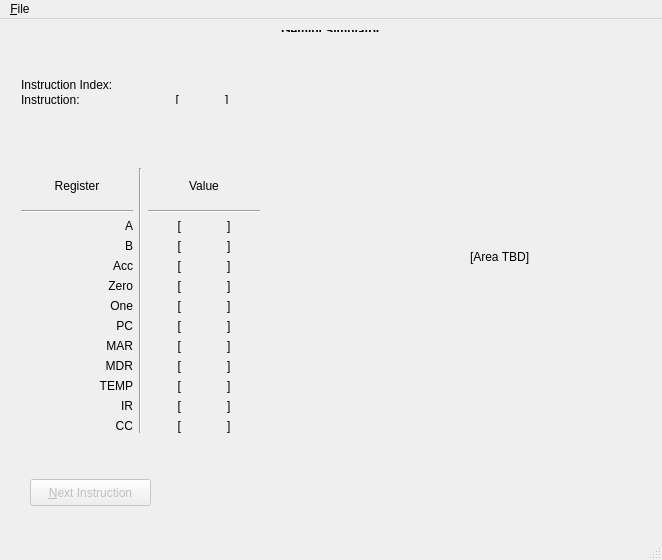
<?xml version="1.0" encoding="UTF-8"?>
<ui version="4.0">
 <class>gemini</class>
 <widget class="QMainWindow" name="gemini">
  <property name="geometry">
   <rect>
    <x>0</x>
    <y>0</y>
    <width>662</width>
    <height>560</height>
   </rect>
  </property>
  <property name="minimumSize">
   <size>
    <width>484</width>
    <height>375</height>
   </size>
  </property>
  <property name="maximumSize">
   <size>
    <width>16777215</width>
    <height>16777215</height>
   </size>
  </property>
  <property name="windowTitle">
   <string>gemini</string>
  </property>
  <property name="animated">
   <bool>true</bool>
  </property>
  <widget class="QWidget" name="centralWidget">
   <property name="minimumSize">
    <size>
     <width>0</width>
     <height>383</height>
    </size>
   </property>
   <property name="layoutDirection">
    <enum>Qt::LeftToRight</enum>
   </property>
   <widget class="QWidget" name="verticalLayoutWidget">
    <property name="geometry">
     <rect>
      <x>0</x>
      <y>0</y>
      <width>661</width>
      <height>24</height>
     </rect>
    </property>
    <layout class="QVBoxLayout" name="verticalLayout">
     <property name="sizeConstraint">
      <enum>QLayout::SetNoConstraint</enum>
     </property>
     <item>
      <layout class="QHBoxLayout" name="horizontalLayout_2">
       <item>
        <spacer name="verticalSpacer_2">
         <property name="orientation">
          <enum>Qt::Vertical</enum>
         </property>
         <property name="sizeHint" stdset="0">
          <size>
           <width>20</width>
           <height>40</height>
          </size>
         </property>
        </spacer>
       </item>
       <item>
        <spacer name="horizontalSpacer">
         <property name="orientation">
          <enum>Qt::Horizontal</enum>
         </property>
         <property name="sizeHint" stdset="0">
          <size>
           <width>40</width>
           <height>20</height>
          </size>
         </property>
        </spacer>
       </item>
       <item>
        <widget class="QLabel" name="label">
         <property name="font">
          <font>
           <weight>75</weight>
           <bold>true</bold>
           <underline>true</underline>
          </font>
         </property>
         <property name="layoutDirection">
          <enum>Qt::LeftToRight</enum>
         </property>
         <property name="text">
          <string>Gemini Simulator</string>
         </property>
         <property name="scaledContents">
          <bool>false</bool>
         </property>
         <property name="alignment">
          <set>Qt::AlignCenter</set>
         </property>
        </widget>
       </item>
       <item>
        <spacer name="horizontalSpacer_2">
         <property name="orientation">
          <enum>Qt::Horizontal</enum>
         </property>
         <property name="sizeHint" stdset="0">
          <size>
           <width>40</width>
           <height>20</height>
          </size>
         </property>
        </spacer>
       </item>
       <item>
        <spacer name="verticalSpacer_3">
         <property name="orientation">
          <enum>Qt::Vertical</enum>
         </property>
         <property name="sizeHint" stdset="0">
          <size>
           <width>20</width>
           <height>40</height>
          </size>
         </property>
        </spacer>
       </item>
      </layout>
     </item>
    </layout>
   </widget>
   <widget class="QPushButton" name="pushButton">
    <property name="enabled">
     <bool>false</bool>
    </property>
    <property name="geometry">
     <rect>
      <x>30</x>
      <y>460</y>
      <width>121</width>
      <height>27</height>
     </rect>
    </property>
    <property name="text">
     <string>&amp;Next Instruction</string>
    </property>
   </widget>
   <widget class="QWidget" name="horizontalLayoutWidget_3">
    <property name="geometry">
     <rect>
      <x>10</x>
      <y>138</y>
      <width>261</width>
      <height>287</height>
     </rect>
    </property>
    <layout class="QHBoxLayout" name="horizontalLayout_4">
     <item>
      <layout class="QVBoxLayout" name="verticalLayout_7">
       <item>
        <widget class="QLabel" name="label_25">
         <property name="text">
          <string>Register</string>
         </property>
         <property name="alignment">
          <set>Qt::AlignCenter</set>
         </property>
        </widget>
       </item>
       <item>
        <widget class="Line" name="line_2">
         <property name="orientation">
          <enum>Qt::Horizontal</enum>
         </property>
        </widget>
       </item>
       <item>
        <layout class="QHBoxLayout" name="horizontalLayout">
         <item>
          <layout class="QVBoxLayout" name="verticalLayout_2">
           <item>
            <widget class="QLabel" name="label_6">
             <property name="text">
              <string>A</string>
             </property>
             <property name="alignment">
              <set>Qt::AlignRight|Qt::AlignTrailing|Qt::AlignVCenter</set>
             </property>
            </widget>
           </item>
           <item>
            <widget class="QLabel" name="label_13">
             <property name="text">
              <string>B</string>
             </property>
             <property name="alignment">
              <set>Qt::AlignRight|Qt::AlignTrailing|Qt::AlignVCenter</set>
             </property>
            </widget>
           </item>
           <item>
            <widget class="QLabel" name="label_7">
             <property name="text">
              <string>Acc</string>
             </property>
             <property name="alignment">
              <set>Qt::AlignRight|Qt::AlignTrailing|Qt::AlignVCenter</set>
             </property>
            </widget>
           </item>
           <item>
            <widget class="QLabel" name="label_9">
             <property name="text">
              <string>Zero</string>
             </property>
             <property name="alignment">
              <set>Qt::AlignRight|Qt::AlignTrailing|Qt::AlignVCenter</set>
             </property>
            </widget>
           </item>
           <item>
            <widget class="QLabel" name="label_8">
             <property name="text">
              <string>One</string>
             </property>
             <property name="alignment">
              <set>Qt::AlignRight|Qt::AlignTrailing|Qt::AlignVCenter</set>
             </property>
            </widget>
           </item>
           <item>
            <widget class="QLabel" name="label_4">
             <property name="text">
              <string>PC</string>
             </property>
             <property name="alignment">
              <set>Qt::AlignRight|Qt::AlignTrailing|Qt::AlignVCenter</set>
             </property>
            </widget>
           </item>
           <item>
            <widget class="QLabel" name="label_11">
             <property name="text">
              <string>MAR</string>
             </property>
             <property name="alignment">
              <set>Qt::AlignRight|Qt::AlignTrailing|Qt::AlignVCenter</set>
             </property>
            </widget>
           </item>
           <item>
            <widget class="QLabel" name="label_10">
             <property name="text">
              <string>MDR</string>
             </property>
             <property name="alignment">
              <set>Qt::AlignRight|Qt::AlignTrailing|Qt::AlignVCenter</set>
             </property>
            </widget>
           </item>
           <item>
            <widget class="QLabel" name="label_5">
             <property name="text">
              <string>TEMP</string>
             </property>
             <property name="alignment">
              <set>Qt::AlignRight|Qt::AlignTrailing|Qt::AlignVCenter</set>
             </property>
            </widget>
           </item>
           <item>
            <widget class="QLabel" name="label_3">
             <property name="text">
              <string>IR</string>
             </property>
             <property name="alignment">
              <set>Qt::AlignRight|Qt::AlignTrailing|Qt::AlignVCenter</set>
             </property>
            </widget>
           </item>
           <item>
            <widget class="QLabel" name="label_12">
             <property name="text">
              <string>CC</string>
             </property>
             <property name="alignment">
              <set>Qt::AlignRight|Qt::AlignTrailing|Qt::AlignVCenter</set>
             </property>
            </widget>
           </item>
          </layout>
         </item>
        </layout>
       </item>
      </layout>
     </item>
     <item>
      <widget class="Line" name="line_3">
       <property name="orientation">
        <enum>Qt::Vertical</enum>
       </property>
      </widget>
     </item>
     <item>
      <layout class="QVBoxLayout" name="verticalLayout_3">
       <item>
        <widget class="QLabel" name="label_2">
         <property name="text">
          <string>Value</string>
         </property>
         <property name="alignment">
          <set>Qt::AlignCenter</set>
         </property>
        </widget>
       </item>
       <item>
        <widget class="Line" name="line">
         <property name="orientation">
          <enum>Qt::Horizontal</enum>
         </property>
        </widget>
       </item>
       <item>
        <layout class="QHBoxLayout" name="horizontalLayout_3">
         <item>
          <layout class="QVBoxLayout" name="verticalLayout_5">
           <item>
            <widget class="QLabel" name="label_48">
             <property name="text">
              <string>[</string>
             </property>
             <property name="alignment">
              <set>Qt::AlignRight|Qt::AlignTrailing|Qt::AlignVCenter</set>
             </property>
            </widget>
           </item>
           <item>
            <widget class="QLabel" name="label_26">
             <property name="text">
              <string>[</string>
             </property>
             <property name="alignment">
              <set>Qt::AlignRight|Qt::AlignTrailing|Qt::AlignVCenter</set>
             </property>
            </widget>
           </item>
           <item>
            <widget class="QLabel" name="label_27">
             <property name="text">
              <string>[</string>
             </property>
             <property name="alignment">
              <set>Qt::AlignRight|Qt::AlignTrailing|Qt::AlignVCenter</set>
             </property>
            </widget>
           </item>
           <item>
            <widget class="QLabel" name="label_28">
             <property name="text">
              <string>[</string>
             </property>
             <property name="alignment">
              <set>Qt::AlignRight|Qt::AlignTrailing|Qt::AlignVCenter</set>
             </property>
            </widget>
           </item>
           <item>
            <widget class="QLabel" name="label_29">
             <property name="text">
              <string>[</string>
             </property>
             <property name="alignment">
              <set>Qt::AlignRight|Qt::AlignTrailing|Qt::AlignVCenter</set>
             </property>
            </widget>
           </item>
           <item>
            <widget class="QLabel" name="label_30">
             <property name="text">
              <string>[</string>
             </property>
             <property name="alignment">
              <set>Qt::AlignRight|Qt::AlignTrailing|Qt::AlignVCenter</set>
             </property>
            </widget>
           </item>
           <item>
            <widget class="QLabel" name="label_31">
             <property name="text">
              <string>[</string>
             </property>
             <property name="alignment">
              <set>Qt::AlignRight|Qt::AlignTrailing|Qt::AlignVCenter</set>
             </property>
            </widget>
           </item>
           <item>
            <widget class="QLabel" name="label_32">
             <property name="text">
              <string>[</string>
             </property>
             <property name="alignment">
              <set>Qt::AlignRight|Qt::AlignTrailing|Qt::AlignVCenter</set>
             </property>
            </widget>
           </item>
           <item>
            <widget class="QLabel" name="label_33">
             <property name="text">
              <string>[</string>
             </property>
             <property name="alignment">
              <set>Qt::AlignRight|Qt::AlignTrailing|Qt::AlignVCenter</set>
             </property>
            </widget>
           </item>
           <item>
            <widget class="QLabel" name="label_34">
             <property name="text">
              <string>[</string>
             </property>
             <property name="alignment">
              <set>Qt::AlignRight|Qt::AlignTrailing|Qt::AlignVCenter</set>
             </property>
            </widget>
           </item>
           <item>
            <widget class="QLabel" name="label_35">
             <property name="text">
              <string>[</string>
             </property>
             <property name="alignment">
              <set>Qt::AlignRight|Qt::AlignTrailing|Qt::AlignVCenter</set>
             </property>
            </widget>
           </item>
          </layout>
         </item>
         <item>
          <layout class="QVBoxLayout" name="reg_label_values">
           <item>
            <widget class="QLabel" name="reg_A">
             <property name="text">
              <string/>
             </property>
             <property name="alignment">
              <set>Qt::AlignCenter</set>
             </property>
            </widget>
           </item>
           <item>
            <widget class="QLabel" name="reg_B">
             <property name="text">
              <string/>
             </property>
             <property name="alignment">
              <set>Qt::AlignCenter</set>
             </property>
            </widget>
           </item>
           <item>
            <widget class="QLabel" name="reg_Acc">
             <property name="text">
              <string/>
             </property>
             <property name="alignment">
              <set>Qt::AlignCenter</set>
             </property>
            </widget>
           </item>
           <item>
            <widget class="QLabel" name="reg_Zero">
             <property name="text">
              <string/>
             </property>
             <property name="alignment">
              <set>Qt::AlignCenter</set>
             </property>
            </widget>
           </item>
           <item>
            <widget class="QLabel" name="reg_One">
             <property name="text">
              <string/>
             </property>
             <property name="alignment">
              <set>Qt::AlignCenter</set>
             </property>
            </widget>
           </item>
           <item>
            <widget class="QLabel" name="reg_PC">
             <property name="text">
              <string/>
             </property>
             <property name="alignment">
              <set>Qt::AlignCenter</set>
             </property>
            </widget>
           </item>
           <item>
            <widget class="QLabel" name="reg_MAR">
             <property name="text">
              <string/>
             </property>
             <property name="alignment">
              <set>Qt::AlignCenter</set>
             </property>
            </widget>
           </item>
           <item>
            <widget class="QLabel" name="reg_MDR">
             <property name="text">
              <string/>
             </property>
             <property name="alignment">
              <set>Qt::AlignCenter</set>
             </property>
            </widget>
           </item>
           <item>
            <widget class="QLabel" name="reg_TEMP">
             <property name="text">
              <string/>
             </property>
             <property name="alignment">
              <set>Qt::AlignCenter</set>
             </property>
            </widget>
           </item>
           <item>
            <widget class="QLabel" name="reg_IR">
             <property name="text">
              <string/>
             </property>
             <property name="alignment">
              <set>Qt::AlignCenter</set>
             </property>
            </widget>
           </item>
           <item>
            <widget class="QLabel" name="reg_CC">
             <property name="text">
              <string/>
             </property>
             <property name="alignment">
              <set>Qt::AlignCenter</set>
             </property>
            </widget>
           </item>
          </layout>
         </item>
         <item>
          <layout class="QVBoxLayout" name="verticalLayout_4">
           <item>
            <widget class="QLabel" name="label_15">
             <property name="text">
              <string>]</string>
             </property>
            </widget>
           </item>
           <item>
            <widget class="QLabel" name="label_14">
             <property name="text">
              <string>]</string>
             </property>
            </widget>
           </item>
           <item>
            <widget class="QLabel" name="label_16">
             <property name="text">
              <string>]</string>
             </property>
            </widget>
           </item>
           <item>
            <widget class="QLabel" name="label_17">
             <property name="text">
              <string>]</string>
             </property>
            </widget>
           </item>
           <item>
            <widget class="QLabel" name="label_18">
             <property name="text">
              <string>]</string>
             </property>
            </widget>
           </item>
           <item>
            <widget class="QLabel" name="label_19">
             <property name="text">
              <string>]</string>
             </property>
            </widget>
           </item>
           <item>
            <widget class="QLabel" name="label_20">
             <property name="text">
              <string>]</string>
             </property>
            </widget>
           </item>
           <item>
            <widget class="QLabel" name="label_21">
             <property name="text">
              <string>]</string>
             </property>
            </widget>
           </item>
           <item>
            <widget class="QLabel" name="label_22">
             <property name="text">
              <string>]</string>
             </property>
            </widget>
           </item>
           <item>
            <widget class="QLabel" name="label_23">
             <property name="text">
              <string>]</string>
             </property>
            </widget>
           </item>
           <item>
            <widget class="QLabel" name="label_24">
             <property name="text">
              <string>]</string>
             </property>
            </widget>
           </item>
          </layout>
         </item>
        </layout>
       </item>
      </layout>
     </item>
    </layout>
   </widget>
   <widget class="QWidget" name="horizontalLayoutWidget_5">
    <property name="geometry">
     <rect>
      <x>10</x>
      <y>50</y>
      <width>261</width>
      <height>46</height>
     </rect>
    </property>
    <layout class="QHBoxLayout" name="horizontalLayout_6">
     <item>
      <layout class="QVBoxLayout" name="verticalLayout_6">
       <item>
        <widget class="QLabel" name="label_36">
         <property name="text">
          <string>Instruction Index:</string>
         </property>
        </widget>
       </item>
       <item>
        <widget class="QLabel" name="label_38">
         <property name="text">
          <string>Instruction:</string>
         </property>
        </widget>
       </item>
      </layout>
     </item>
     <item>
      <layout class="QVBoxLayout" name="verticalLayout_8">
       <item>
        <widget class="QLabel" name="inst_label_index">
         <property name="text">
          <string/>
         </property>
         <property name="alignment">
          <set>Qt::AlignCenter</set>
         </property>
        </widget>
       </item>
       <item>
        <layout class="QHBoxLayout" name="horizontalLayout_5">
         <item>
          <widget class="QLabel" name="label_39">
           <property name="text">
            <string>[</string>
           </property>
           <property name="alignment">
            <set>Qt::AlignRight|Qt::AlignTrailing|Qt::AlignVCenter</set>
           </property>
          </widget>
         </item>
         <item>
          <widget class="QLabel" name="inst_label_value">
           <property name="midLineWidth">
            <number>0</number>
           </property>
           <property name="text">
            <string/>
           </property>
           <property name="alignment">
            <set>Qt::AlignCenter</set>
           </property>
          </widget>
         </item>
         <item>
          <widget class="QLabel" name="label_40">
           <property name="text">
            <string>]</string>
           </property>
          </widget>
         </item>
        </layout>
       </item>
      </layout>
     </item>
    </layout>
   </widget>
   <widget class="QLabel" name="label_37">
    <property name="geometry">
     <rect>
      <x>470</x>
      <y>230</y>
      <width>71</width>
      <height>16</height>
     </rect>
    </property>
    <property name="text">
     <string>[Area TBD]</string>
    </property>
   </widget>
   <zorder>verticalLayoutWidget</zorder>
   <zorder>pushButton</zorder>
   <zorder>horizontalLayoutWidget_3</zorder>
   <zorder>horizontalLayoutWidget_5</zorder>
   <zorder>reg_TEMP</zorder>
   <zorder>label_37</zorder>
  </widget>
  <widget class="QStatusBar" name="statusBar"/>
  <widget class="QMenuBar" name="menuBar">
   <property name="geometry">
    <rect>
     <x>0</x>
     <y>0</y>
     <width>662</width>
     <height>25</height>
    </rect>
   </property>
   <widget class="QMenu" name="menuFile">
    <property name="title">
     <string>&amp;File</string>
    </property>
    <addaction name="actionLoad"/>
    <addaction name="actionQuit"/>
   </widget>
   <addaction name="menuFile"/>
  </widget>
  <action name="actionLoad">
   <property name="text">
    <string>&amp;Load</string>
   </property>
  </action>
  <action name="actionQuit">
   <property name="text">
    <string>&amp;Quit</string>
   </property>
   <property name="shortcut">
    <string>Esc</string>
   </property>
  </action>
 </widget>
 <layoutdefault spacing="6" margin="11"/>
 <resources/>
 <connections/>
</ui>
